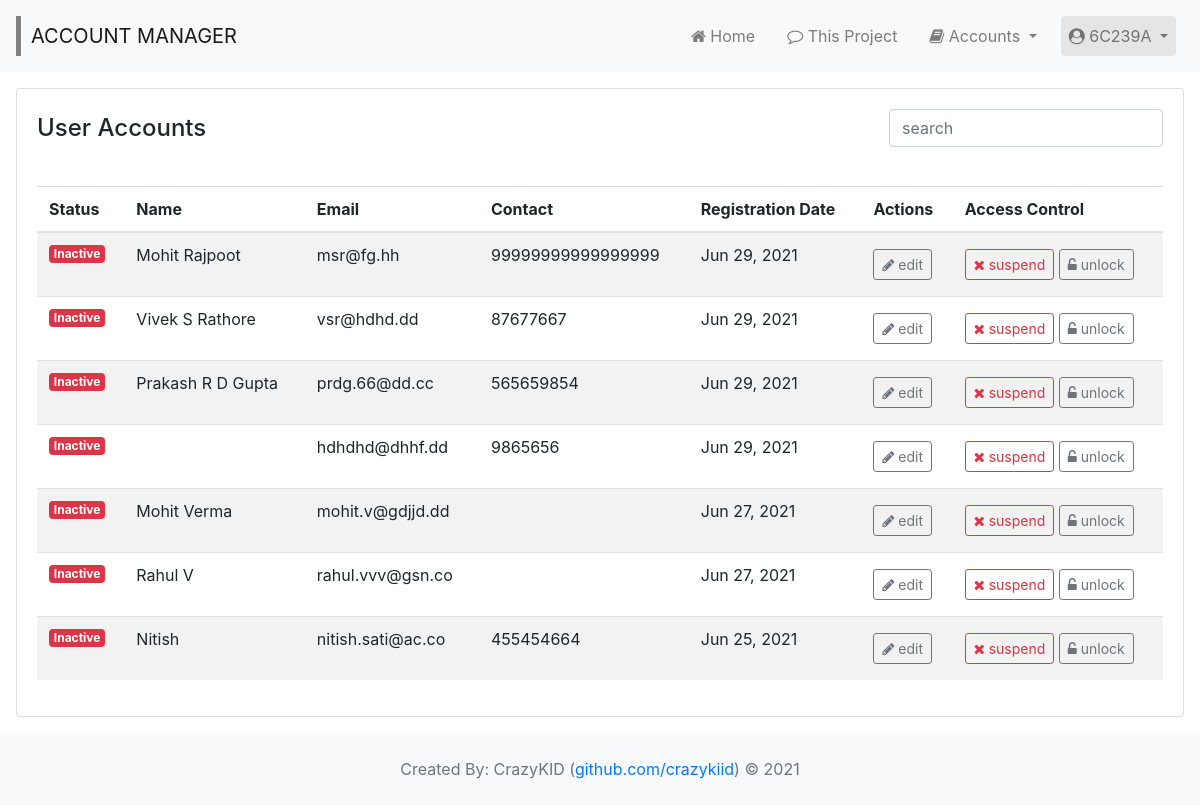
Page /accounts/inactive/ (signed in) on the committed database.
### wsite/models.py (models this page shows, shortened)
class UserInfo(models.Model):
  user = models.OneToOneField(User, on_delete=models.CASCADE, primary_key=True)
  middle_name = models.CharField(max_length=64, blank=True)
  contact = models.CharField(max_length=16, blank=True)
  status = models.IntegerField(default=0)

### wsite/views.py (the view)
# urls.py: path('accounts/inactive/', views.usersDct, name = 'inactive_users'),
@login_required(login_url='/login/')
def usersDct(request):
  page_title = 'Inactive User Accounts'
  users_inactive = UserInfo.objects.filter(status=0, user__is_staff=0).order_by('-user__id')
  return render(request, 'accounts/inactive.html', { 'page_title' : page_title, 'users' : users_inactive })

### wsite/templates/accounts/inactive.html (shortened to what this page needs)
{% extends 'layout/layout.html' %}
{% load custom_tags %}
{% block page %}
{% include 'layout/header.html' %}
<div class="container-fluid p-3" style="min-height:400px">
	<section>
		<div class="card">
			<div class="card-body">
				<div class="d-flex flex-column flex-lg-row justify-content-between">
					<h4 style="padding:5px 0px 35px;">User Accounts</h4>
					<div class="form-group pull-right">
					    <input type="text" class="search form-control" placeholder="search">
					</div>
				</div>
				<div class="table-responsive">
				<table class="table table-striped">
					<thead>
					    <tr>
					      <th scope="col">Status</th>
					    	<th scope="col">Name</th>
					    	<th scope="col">Email</th>
					    	<th scope="col">Contact</th>
					    	<th scope="col">Registration Date</th>
					    	<th scope="col">Actions</th>
					    	<th scope="col">Access Control</th>
					    </tr>
					</thead>
					<tbody class="u-list">
						{% if users.count > 0 %}
						  {% for u in users %}
					    <tr>
					    	<td>
					    	  {% if u.status == 0 %}
					    	  <span class="badge badge-danger">Inactive</span
					    	  {% elif u.status == 1 %}
                  <span class="badge badge-success">Active</span>
                  {% elif u.status == 9 %}
                  <span class="badge badge-dark">Suspended</span>
                  {% else %}
                  <span class="badge badge-secondary">Unknown</span>
                  {% endif %}
					    	</td>
					    	<td>{{ u.user.first_name }} {{ u.middle_name }} {{ u.user.last_name }}</td>
					    	<td>{{ u.user.email }}</td>
					    	<td>{{ u.contact }}</td>
					    	<td>{{ u.user.date_joined|date:'M d, Y'}}</td>
					    	<td>
					    	  <a class="btn btn-outline-secondary btn-sm my-1" href="{% url 'update_user' u.user.id %}" role="button" data-toggle="tooltip" data-placement="bottom" title="Edit Account Details"><i class="fa fa-pencil" aria-hidden="true"></i> edit</a>
					    	</td>
					    	<td>
					    	  {% if u.status == 9 %}
								  <a class="btn btn-outline-success btn-sm my-1" href="{% url 'activate_user' u.user.id %}" role="button" data-toggle="tooltip" data-placement="bottom" title="Activate Account"><i class="fa fa-check" aria-hidden="true"></i> activate</a>
					    		{% elif u.status == 0 %}
					    		<a class="btn btn-outline-danger btn-sm my-1" href="{% url 'suspend_user' u.user.id %}" role="button" data-toggle="tooltip" data-placement="bottom" title="De-activate Account"><i class="fa fa-times" aria-hidden="true"></i> suspend</a>
					    		<a class="btn btn-outline-secondary btn-sm my-1" href="{% url 'unlock_user' u.user.id %}" role="button" data-toggle="tooltip" data-placement="bottom" title="Unlock Account"><i class="fa fa-unlock-alt" aria-hidden="true"></i> unlock</a>
					     		{% endif %}
					      </td>
					    </tr>
					    {% endfor %}
					  {% else %}
					    <tr>
					    	<td colspan="7" style="padding:1rem .75rem;">No User Found.</td>
					    </tr>
					  {% endif %}
				  </tbody>
				</table>
				</div>
			</div>
		</div>
	</section>
</div>
{% include 'layout/footer.html' %}
{% endblock page %}

### wsite/templates/layout/header.html (shortened to what this page needs)
<header>
	<nav class="navbar navbar-expand-lg navbar-light bg-light">
		<a class="navbar-brand" href="{% url 'dashboard' %}" style="border-left:5px solid gray;padding-left:10px;margin-right:0px;">ACCOUNT MANAGER</a>
		<div class="collapse navbar-collapse flex-row-reverse" id="navbarNavDropdown">
		    <ul class="navbar-nav">
		    	<li class="nav-item p-2">
		        	<a class="nav-link" aria-current="page" href="{% url 'dashboard' %}"><i class="fa fa-home" aria-hidden="true"></i> Home</a>
		    	</li>
		    	<li class="nav-item p-2">
		        	<a class="nav-link" aria-current="page" href="{% url 'about' %}"><i class="fa fa-comment-o" aria-hidden="true"></i> This Project</a>
		    	</li>
		    	<li class="nav-item dropdown p-2">
		        	<a class="nav-link dropdown-toggle" href="#" id="accountDropdown" data-toggle="dropdown" aria-haspopup="true" aria-expanded="false">
		        	<i class="fa fa-book" aria-hidden="true"></i> Accounts
		        	</a>
		    	</li>
		    	<li class="nav-item dropdown p-2">
		        	<a class="nav-link dropdown-toggle" href="#" id="adminDropdown" data-toggle="dropdown" aria-haspopup="true" aria-expanded="false" style="background-color:#e5e5e5;border-radius:.25rem;">
		        		<i class="fa fa-user-circle" aria-hidden="true"></i>
		        		{{ user.username }}
		        	</a>
		    	</li>
		    </ul>
		</div>
	</nav>
</header>

### rows in the picture
UserInfo: status "Inactive", user.first_name "Mohit", user.last_name "Rajpoot", user.email "msr@fg.hh", contact "99999999999999999", user.date_joined "Jun 29, 2021"
UserInfo: status "Inactive", user.first_name "Vivek", middle_name "S", user.last_name "Rathore", user.email "vsr@hdhd.dd", contact "87677667", user.date_joined "Jun 29, 2021"
UserInfo: status "Inactive", user.first_name "Prakash", middle_name "R D", user.last_name "Gupta", user.email "prdg.66@dd.cc", contact "565659854", user.date_joined "Jun 29, 2021"
UserInfo: status "Inactive", user.email "hdhdhd@dhhf.dd", contact "9865656", user.date_joined "Jun 29, 2021"
UserInfo: status "Inactive", user.first_name "Mohit Verma", user.email "mohit.v@gdjjd.dd", user.date_joined "Jun 27, 2021"
UserInfo: status "Inactive", user.first_name "Rahul V", user.email "rahul.vvv@gsn.co", user.date_joined "Jun 27, 2021"
UserInfo: status "Inactive", user.first_name "Nitish", user.email "nitish.sati@ac.co", contact "455454664", user.date_joined "Jun 25, 2021"

### other values in the picture
{{ user.username }} "6C239A"
